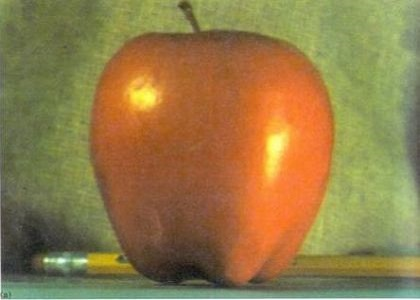
#> input picture Prac1/P1_fusionPiramides_material/img/apple1.jpg, 420 x 300 px
$ python p1_pregunta_11.py
#> lines starting #> are read from the running program, lines starting #| are printed output that depends on the picture
### Prac1/P1_fusionPiramides_material/p1_tarea1.py
# Tratamiento de Señales Visuales/Tratamiento de Señales Multimedia I @ EPS-UAM
# Practica 1: Fusion de imagenes mediante piramides
# Tarea 1: metodos reduce y expand

# AUTOR1: ESPOSITO, SIMONE
# AUTOR2: BOBENKO, KONSTANTIN
# PAREJA/TURNO: 21/VIERNES
import numpy as np
import scipy.signal
import math

from p1_tests import test_p1_tarea1
from p1_utils import generar_kernel_suavizado

def reduce(imagen):
    """
    # Esta funcion implementa la operacion "reduce" sobre una imagen
    #
    # Argumentos de entrada:
    #    imagen: numpy array de tamaño [imagen_height, imagen_width].
    #
    # Devuelve:
    #    output: numpy array de tamaño [imagen_height/2, imagen_width/2] (output).
    #
        # NOTA: si imagen_height/2 o imagen_width/2 no son numeros enteros,
        #        entonces se redondea al entero mas cercano por arriba
        #        Por ejemplo, si la imagen es 5x7, la salida sera 3x4
    """
    output = np.empty(shape=[0,0]) # iniciamos la variable de salida (numpy array)
    kernel = generar_kernel_suavizado(0.4)
    convolucion = scipy.signal.convolve2d(imagen, kernel, 'same')

    reduced_height = math.ceil(imagen.shape[0] / 2)
    reduced_width = math.ceil(imagen.shape[1] / 2)
    output = convolucion[::2, ::2][:reduced_height, :reduced_width]

    #...

    return output

def expand(imagen):
    """
    # Esta funcion implementa la operacion "expand" sobre una imagen
    #
    # Argumentos de entrada:
    #    imagen: numpy array de tamaño [imagen_height, imagen_width].
    #
    # Devuelve:
    #    output: numpy array de tamaño [imagen_height*2, imagen_width*2].
    """
    output = np.empty(shape=[0,0]) # iniciamos la variable de salida (numpy array)
    imagen_expandida = np.zeros((imagen.shape[0]*2, imagen.shape[1]*2))
    imagen_expandida[::2, ::2] = imagen
    kernel = generar_kernel_suavizado(0.4)
    convolucion = scipy.signal.convolve2d(imagen_expandida, kernel, 'same')
    output = convolucion * 4

    return output

# [3 lines that do not run on import are left out]

### Prac1/P1_fusionPiramides_material/p1_utils.py
# Tratamiento de Señales Visuales/Tratamiento de Señales Multimedia I @ EPS-UAM
# Practica 1: Fusion de imagenes mediante piramides
# Fichero con funciones y utilidades

import numpy as np
import cv2

def generar_kernel_suavizado(a):
    """
    # Esta funcion devuelve un kernel de tamaño 5x5 con parametro a
    #
    # Argumentos de entrada:
    #   a: valor de tipo double o float.
    # Devuelve:
    #   numpy array de tamaño [5, 5] (output).
    """
    w_1d = np.array([0.25 - a/2.0, 0.25, a, 0.25, 0.25 - a/2.0])
    return np.outer(w_1d, w_1d)

# [128 lines left out: functions visualizar_gaus_piramide, visualizar_lapl_piramide, visualizar_fusion, not called in this run]

### Prac1/P1_fusionPiramides_material/p1_tarea2.py
# Tratamiento de Señales Visuales/Tratamiento de Señales Multimedia I @ EPS-UAM
# Practica 1: Fusion de imagenes mediante piramides
# Tarea 2: piramide Gaussiana y piramide laplaciana

# AUTOR1: APELLIDO1 APELLIDO1, NOMBRE1
# AUTOR2: APELLIDO2 APELLIDO2, NOMBRE2
# PAREJA/TURNO: NUMERO_PAREJA/NUMERO_TURNO
import numpy as np

from p1_tests import test_p1_tarea2
from p1_tarea1 import reduce, expand

def gaus_piramide(imagen, niveles):
    """
    # Esta funcion crea una piramide Gaussiana a partir de una imagen
    #
    # Argumentos de entrada:
    #   imagen: numpy array de tamaño [imagen_height, imagen_width].
    #   niveles: entero positivo que especifica el numero de veces que se aplica la operacion 'reduce'.
    #           Si niveles=0 entonces se debe devolver una lista con la imagen de entrada
    #           Si niveles=1 entonces se debe realizar una operacion de reduccion
    #
    # Devuelve:
    #   gauss_pyr: lista de numpy arrays con variable tamaño con "niveles+1" elementos.
    #       output[0] es la imagen de entrada
    #       output[i] es el nivel i de la piramide
    #
    """
    gaus_pyr = []  # iniciamos la variable de salida (lista)
    for nivel in range(niveles+1):

        if nivel == 0:
            gaus_pyr.append(imagen)
        else:
            gaus_pyr.append(reduce(gaus_pyr[nivel-1]))

    #...
    for i in range(len(gaus_pyr)):
        print("level ", i, np.shape(gaus_pyr[i]))
    return gaus_pyr

def lapl_piramide(gaus_pyr):
    """
    # Esta funcion crea una piramide Laplaciana a partir de una piramide Gaussiana
    #
    # Argumentos de entrada:
    #   gauss_pyr: lista de numpy arrays creada con la funcion 'gauss_piramide'.
    #
    # Devuelve:
    #   lapla_pyr: lista de numpy arrays con variable tamaño con "niveles+1" elementos.
    #       lapla_pyr[0] es el primera nivel de la piramide que contiene bordes
    #       lapla_pyr[i] es el nivel i de la piramide que contiene bordes
    #       lapla_pyr[niveles-1] es una imagen (escala de grises)
    #
    # NOTA: algunas veces, la operacion 'expand' devuelve una imagen de tamaño mayor
    # que el esperado. Entonces no coinciden las dimensiones de la imagen expandida
    #   del nivel k+1 y las dimensiones del nivel k. Verifique si ocurre esta
    #   situacion y en caso afirmativo, elimine los ultimos elementos de la
    #   imagen expandida hasta coincidir las dimensiones del nivel k
    #   Por ejemplo, si el nivel tiene tamaño 5x7, tras aplicar 'reduce' y 'expand'
    #   obtendremos una imagen de tamaño 6x8. En este caso, elimine la 6 fila y 8
    #   columna para obtener una imagen de tamaño 5x7 donde pueda aplicar la resta
    """

    lapl_pyr = []  # Initialize the output list

    for i in range(len(gaus_pyr) - 1):
        expanded_level = expand(gaus_pyr[i + 1])

        rows_exp, col_exp = expanded_level.shape
        rows_org, col_org = gaus_pyr[i].shape

        if rows_exp != rows_org:
            expanded_level = np.delete(expanded_level, gaus_pyr[i].shape[0], axis= 0)

        if col_exp != col_org:
            expanded_level = np.delete(expanded_level, gaus_pyr[i].shape[1], axis = 1)


        lapl_pyr.append(gaus_pyr[i] - expanded_level)

    lapl_pyr.append(gaus_pyr[-1])

    return lapl_pyr

# [3 lines that do not run on import are left out]

### Prac1/P1_fusionPiramides_material/p1_pregunta_11.py
# Tratamiento de Señales Visuales/Tratamiento de Señales Multimedia I @ EPS-UAM
# Practica 1: Fusion de imagenes mediante piramides
# Memoria: codigo de la pregunta 1.1

# AUTOR1: APELLIDO1 APELLIDO1, NOMBRE1
# AUTOR2: APELLIDO2 APELLIDO2, NOMBRE2
# PAREJA/TURNO: NUMERO_PAREJA/NUMERO_TURNO


# for activating virtual env use:
# C:\Users\konst\practicasTSV\practicasTSV_env\Scripts\activate

# Tratamiento de Señales Visuales/Tratamiento de Señales Multimedia I @ EPS-UAM
# Practica 1: Fusion de imagenes mediante piramides
# Tarea 4: fusion de imagenes

# AUTOR1: APELLIDO1 APELLIDO1, NOMBRE1
# AUTOR2: APELLIDO2 APELLIDO2, NOMBRE2
# PAREJA/TURNO: NUMERO_PAREJA/NUMERO_TURNO

import numpy as np
import math
from PIL import Image

from p1_tests import test_p1_tarea4
from p1_utils import visualizar_fusion
import p1_tarea1
import p1_tarea2
import p1_tarea3

def run_fusion(imgA, imgB, mask, niveles):
    """
    # Esta funcion implementa la fusion de dos imagenes calculando las
    # pirámides Laplacianas de las imagenes de entrada y la pirámide
    # Gausiana de una mascara.
    #
    # Argumentos de entrada:
    #   imgA: numpy array de tamaño [imagen_height, imagen_width].
    #   imgB: numpy array de tamaño [imagen_height, imagen_width].
    #   mask: numpy array de tamaño [imagen_height, imagen_width].
    #
    # Devuelve:
    #   Gpyr_imgA: lista de numpy arrays con variable tamaño con "niveles+1" elementos
    #               correspodientes a la piramide Gaussiana de la imagen A
    #   Gpyr_imgB: lista de numpy arrays con variable tamaño con "niveles+1" elementos
    #               correspodientes a la piramide Gaussiana de la imagen B
    #   Gpyr_mask: lista de numpy arrays con variable tamaño con "niveles+1" elementos
    #               correspodientes a la piramide Gaussiana de la máscara
    #   Lpyr_imgA: lista de numpy arrays con variable tamaño con "niveles+1" elementos
    #               correspodientes a la piramide Laplaciana de la imagen A
    #   Lpyr_imgB: lista de numpy arrays con variable tamaño con "niveles+1" elementos
    #               correspodientes a la piramide Laplaciana de la imagen B
    #   Lpyr_fus: lista de numpy arrays con variable tamaño con "niveles+1" elementos
    #               correspodientes a la piramide Laplaciana de la fusion imagen A & B
    #   Lpyr_fus_rec:  numpy array de tamaño [imagen_height, imagen_width] correspondiente
    #               a la reconstruccion de la pirámide Lpyr_fus
    """

    # iniciamos las variables de salida
    Gpyr_imgA = []      # Pirámide Gaussiana imagen A
    Gpyr_imgB = []      # Pirámide Gaussiana imagen B
    Gpyr_mask = []      # Pirámide Gaussiana máscara
    Lpyr_imgA = []      # Pirámide Laplaciana imagen A
    Lpyr_imgB = []      # Pirámide Laplaciana imagen B
    Lpyr_fus = []       # Pirámide Laplaciana fusionada
    Lpyr_fus_rec = []   # Imagen reconstruida de la pirámide Laplaciana fusionada

    # Convertir las imagenes a float
    imgA = imgA.astype(float)
    imgB = imgB.astype(float)
    mask = mask.astype(float)

    # Normalizar las imagenes y la máscara
    #imgA = imgA / 255.0
    #imgB = imgB / 255.0
    #mask = mask / 255.0
    for i in range(3):
        # Generar la pirámide Gaussiana de las imagenes
        Gpyr_imgA = p1_tarea2.gaus_piramide(imgA[:,:,i], niveles)
        Gpyr_imgB = p1_tarea2.gaus_piramide(imgB[:,:,i], niveles)

        # Calcular las pirámides Laplacianas de las imagenes
        Lpyr_imgA = p1_tarea2.lapl_piramide(Gpyr_imgA)
        Lpyr_imgB = p1_tarea2.lapl_piramide(Gpyr_imgB)

        # Fusionar las pirámides Laplacianas de las imagenes con la pirámide Gaussiana de la máscara
        Gpyr_mask = p1_tarea2.gaus_piramide(mask, niveles)
        Lpyr_fus = p1_tarea3.fusionar_lapl_pyr(Lpyr_imgA, Lpyr_imgB, Gpyr_mask)


        # Reconstruir la pirámide Laplaciana fusionada
        Lpyr_fus_rec = p1_tarea3.reconstruir_lapl_pyr(Lpyr_fus)
        Lpyr_fus_rec[Lpyr_fus_rec < 0] = 0
        Lpyr_fus_rec[Lpyr_fus_rec > 1] = 1
        #...

    return Gpyr_imgA, Gpyr_imgB, Gpyr_mask, Lpyr_imgA, Lpyr_imgB, Lpyr_fus, Lpyr_fus_rec
if __name__ == "__main__":
    img_path = './img/'
    imgA = np.asarray(Image.open(img_path+'apple1.jpg'))
#> imgA is the input picture: shape (300, 420, 3); mean R, G, B 147, 123.3, 72.5
    imgB = np.asarray(Image.open(img_path+'orange1.jpg'))
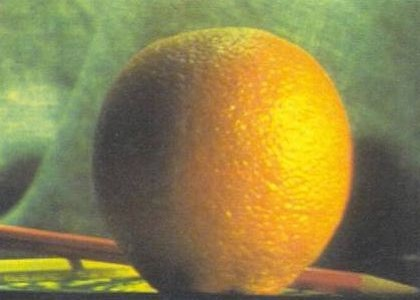
#> input picture Prac1/P1_fusionPiramides_material/img/orange1.jpg, 420 x 300 px
#> imgB is the input picture: shape (300, 420, 3); mean R, G, B 141.9, 130.9, 73.9
    mask = np.asarray(Image.open(img_path+'mask_apple1_orange1.jpg'))
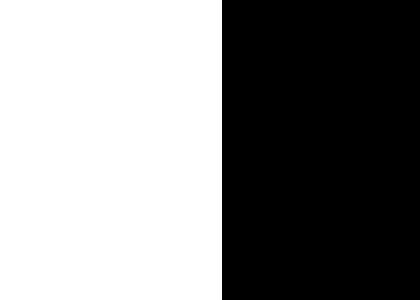
#> input picture Prac1/P1_fusionPiramides_material/img/mask_apple1_orange1.jpg, 420 x 300 px
#> mask is the input picture: shape (300, 420, 3); min 0, max 255, mean 134.8
    print(f"{mask.shape}")
#| (300, 420, 3)
    Gpyr_imgA, Gpyr_imgB, Gpyr_mask, Lpyr_imgA,\
    Lpyr_imgB, Lpyr_fus, Lpyr_fus_rec = run_fusion(imgA,imgB,mask,4)
#> the loop in run_fusion, `for i in range(3):` made 1 pass
#> pass 1, in expand, `convolucion = scipy.signal.convolve2d(imagen_expandida, kernel, 'same')`:
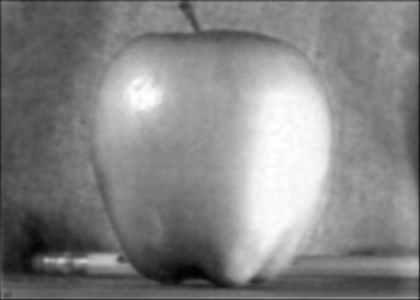
#> convolucion: shape (300, 420) float64; min 7.02, max 63.67, mean 36.5; drawn with min black and max white
#> pass 1, in expand, `output = convolucion * 4`:
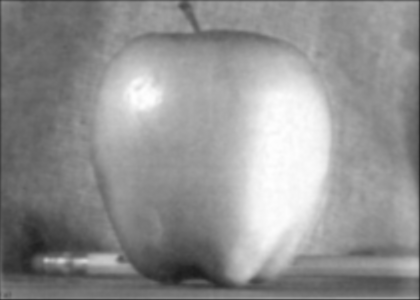
#> output: shape (300, 420) float64; min 28.09, max 254.7, mean 145.9
#> pass 1, in expand (call 2), `convolucion = scipy.signal.convolve2d(imagen_expandida, kernel, 'same')`:
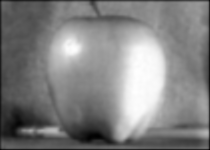
#> convolucion: shape (150, 210) float64; min 7.91, max 63.32, mean 36.2; drawn with min black and max white
#> (the run stopped early here; a loop or call above may not have finished)
